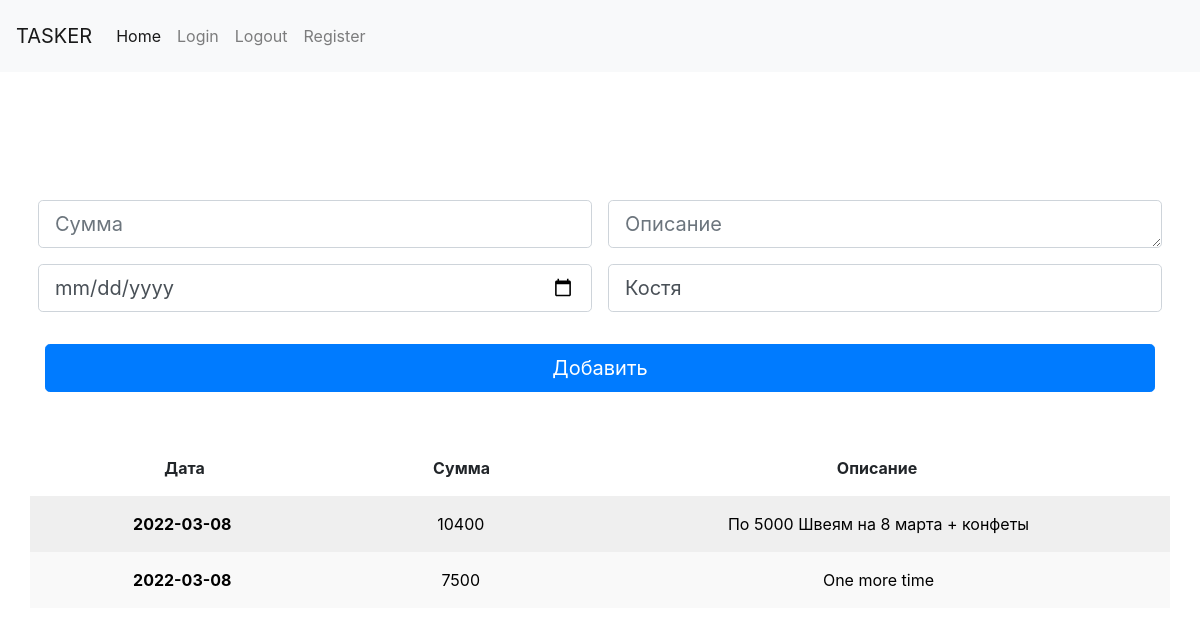
Page / (signed in) on the earlier database version.
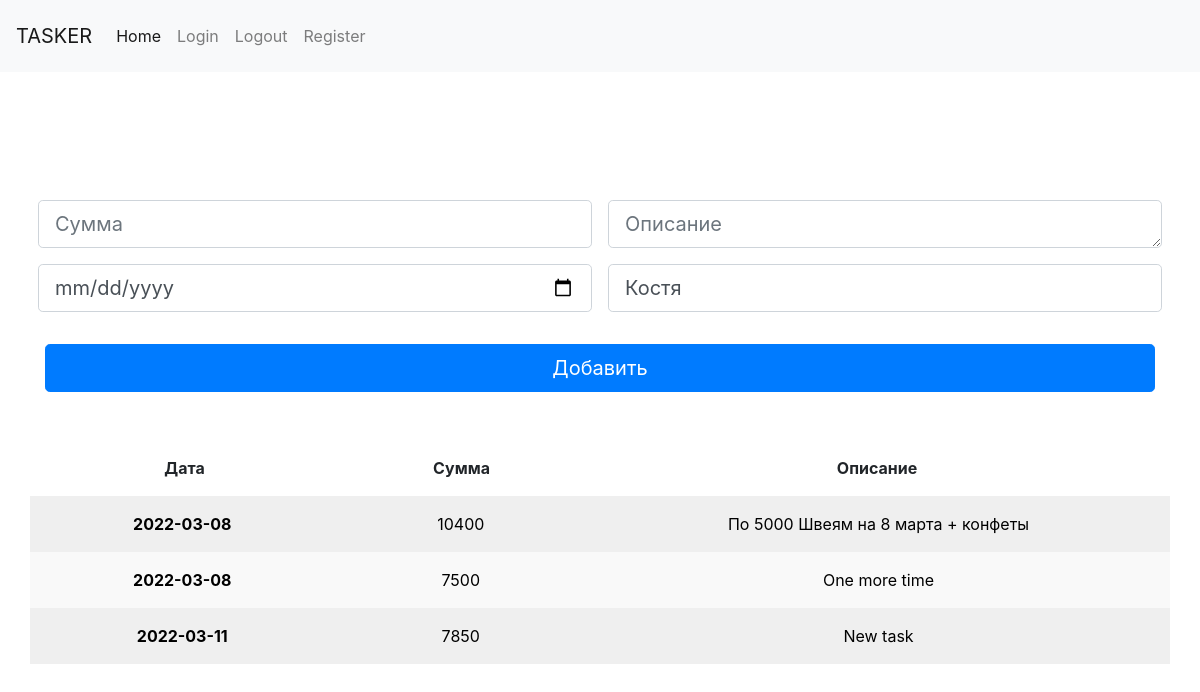
Same page on the later database version.
### models.py (models this page shows, shortened)
class UserModel(UserMixin, db.Model):
    __tablename__ = 'users'
    id = db.Column(db.Integer, primary_key=True)
    user_name = db.Column(db.String(100))
    password_hash = db.Column(db.String(500))
    company_id = db.Column(db.Integer, db.ForeignKey('companies.id'))

class Post(db.Model):
    __tablename__ = 'posts'
    id = db.Column(db.Integer, primary_key=True)
    amount = db.Column(db.String(80), unique=False)
    description = db.Column(db.String(500))
    user_name = db.Column(db.String(100))
    company_id = db.Column(db.String(100))
    date = db.Column(db.String(100))

### app.py (the view, shortened to what this page needs)
@app.route('/blog', methods=['POST', 'GET'])
@app.route('/', methods=['POST', 'GET'])
@login_required
def blog():
    if not current_user.is_authenticated:
        return redirect('/company_register')
    company_id = current_user.company_id
    user_name = current_user.user_name
    posts = db.session.query(Post).filter_by(company_id=company_id).all()
    print(posts)
    return render_template('blog.html', posts=posts, user_name=user_name)

### models.py (called while the page is built)
@login.user_loader
def load_user(id):
    return UserModel.query.get(int(id))

### templates/blog.html (shortened to what this page needs)
{% extends 'base.html' %}
{% block content %}
<main>
    <div class="py-5 text-center">
    </div>
    <div class="row g-5">
        <div class="col-xs-12 col-sm-12 col-md-12 col-lg-12">
            <form class="needs-validation" action="{{url_for('blog')}}" method="post" novalidate>
                <div class="row">
                    <div class="col-xs-12  col-sm-12 col-lg-6 p-2">
                        <input autofocus type="number" class="form-control form-control-lg" id="amount"
                               name="amount"
                               placeholder="Сумма" value=""
                               required>
                    </div>
                    <div class="col-xs-12 col-sm-12 col-lg-6 p-2">
                            <textarea class="form-control form-control-lg" rows="1" cols="45"
                                      id="description" name="description"
                                      placeholder="Описание"
                                      required></textarea>
                    </div>
                    <div class="col-xs-12 col-sm-12 col-lg-6 p-2">
                        <input type="date" class="form-control form-control-lg" id="date" name="date"
                               placeholder="Дата"
                               value="" required>
                    </div>
                    <div class="col-xs-12 col-sm-12 col-lg-6 p-2">
                        <input type="text" class="form-control form-control-lg" id="who" name="user_name"
                               placeholder="Имя"
                               value="{{user_name}}" required>
                    </div>
                </div>
                <button class="w-100 btn btn-primary btn-lg" type="submit">Добавить</button>
            </form>
            <br>
            <br>
            <div class="row p-3">
                <div class="col">
                    <b>Дата</b>
                </div>
                <div class="col">
                    <b>Сумма</b>
                </div>
                <div class="col-6">
                    <b>Описание</b>
                </div>
            </div>
            {% for p in posts %}
            <div class="row-striped row">
                <a href={{url_for('post_edit', id=p.id)}}>
                    <div class="d_hover row p-3">
                        <div class="col">
                            <b>{{p.date}}</b>
                        </div>
                        <div class="col">
                            {{p.amount}}
                        </div>
                        <div class="col-6">
                            {{p.description}}
                        </div>
                    </div>
                </a>
            </div>
            {% endfor %}
        </div>
    </div>
</main>
{% endblock %}

### templates/base.html (shortened to what this page needs)
<!DOCTYPE html>
<html>
<head>
    <link href="https://cdn.jsdelivr.net/npm/bootstrap@5.1.3/dist/css/bootstrap.min.css" rel="stylesheet"
>
    <link rel="stylesheet" href="{{url_for('static', filename='form-validation.css') }}">
    <link rel="stylesheet" href="https://stackpath.bootstrapcdn.com/bootstrap/4.1.3/css/bootstrap.min.css"
>
    <link rel="stylesheet" href="{{url_for('static', filename='style.css') }}">
</head>
<body id="body-pd" class="text-center">
<nav class="navbar navbar-expand-lg navbar-light bg-light p-3">
    <a class="navbar-brand" href="#">TASKER</a>
    <div class="collapse navbar-collapse" id="navbarNavAltMarkup">
        <div class="navbar-nav">
            <a class="nav-item nav-link active" href="{{url_for('blog')}}">Home</a>
            <a class="nav-item nav-link" href="{{url_for('login')}}">Login</a>
            <a class="nav-item nav-link" href="{{url_for('logout')}}">Logout</a>
            <a class="nav-item nav-link" href="{{url_for('user_register')}}">Register</a>
        </div>
    </div>
</nav>
<div class="container">
    {% block content %}{% endblock %}
</div>
</body>
</html>

### static/form-validation.css (style rules this page uses)
.container { max-width: 960px; }
a { text-decoration:None }

### static/style.css (style rules this page uses)
a { text-decoration:bold; color:black; }

### templates/base.html (style rules this page uses)
.row-striped:nth-of-type(odd) { background-color: #F9F9F9; }
.row-striped:nth-of-type(even) { background-color: #EFEFEF; }

Differences in the rows shown:
added Post: date "2022-03-11", amount "7850", description "New task"
